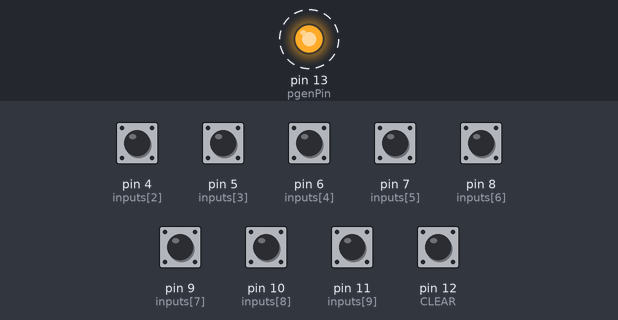
Bench run of a sketch on a simulated Arduino Uno, built with avr-gcc and run on an emulated ATmega328P. On the bench: output pins drawn as LEDs (lit = HIGH). Dashed ring = blinking. The inputs (shaded band) are chosen by the test bench; at power-on: pin 4 (inputs[2]), pin 5 (inputs[3]), pin 6 (inputs[4]), pin 7 (inputs[5]), pin 8 (inputs[6]), pin 9 (inputs[7]), pin 10 (inputs[8]), pin 11 (inputs[9]), pin 12 (CLEAR) HIGH. What the sketch prints to the serial monitor is not drawn.

Above: at 1.27 s.
1.3 s: pin 4 (inputs[2]) pulled LOW for 0.15 s
Timing chart, 0 to 10.3 s (numbered marks = the images above; inputs shaded):
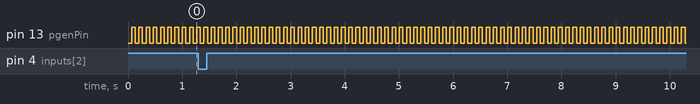

The sketch:

multiple_flowmeters_mega_5-9-2016_ver2.ino
```cpp
/*
Pulse Period Measurement of 10 Flow Sensors
-------------------------------------------------------------------------------------
• accurate measurements by using Arduino micros() function
• determines leading edge of pulses without use of iterrupts
• calculates pulse periods, frequencies, flow rates, totalized volumes
• includes pulse generator for testing, simulation and troubleshooting
• easily adapted for testing other sensors and pulse quantities (energy, optic, etc.)
- dlloyd ----------------------------------------------------------------------------*/

// constants
const byte pgenPin = 13;  // PGEN pin number
const byte CLEAR = 12;    // CLEAR pin number
const byte inputs[] = {2, 3, 4, 5, 6, 7, 8, 9, 10, 11}; // input pins
const double pulseConstant[] = {7.5, 7.5, 7.5, 7.5, 7.5, 7.5, 7.5, 7.5, 7.5, 7.5}; // pulse constants
const byte qty = sizeof(inputs);

#include <SoftwareSerial.h>


const int rxpin = 2;           // pin used to receive (not used in this version)
const int txpin = 3;           // pin used to send to LCD
SoftwareSerial serial_lcd(rxpin, txpin); // new serial port on pins 2 and 3

// variables

double pgenFrequency = 7.5;   // pulse generator frequency (Hz)

long previousMillis = 0;
long pgenInterval = 1000000 / (pgenFrequency * 2);
byte pgenState = LOW;
long pgenPreviousMicros = 0;
long startTime[qty];
byte inputsState[qty];
byte inputsPrevious[qty];
double pulsePeriod[qty];
double pulseFrequency[qty];
double pulseMultiplier[qty];
double flowRate[qty];
double pulseVolume[qty];
double totalVolume[qty];

void setup() {
 Serial.begin(115200);
 Serial.print("");

 Serial.begin(9600); // 9600 baud for the built-in serial port
 serial_lcd.begin(9600); //initialize the software serial port also for 9600


 //Serial1.begin(9600);
 //Serial1.print("");
 //Serial2.begin(9600);
 //Serial2.print("");

 pinMode(pgenPin, OUTPUT);
 pinMode(CLEAR, INPUT_PULLUP);
 for (int i = 0; i < qty; i++) {
   pinMode(inputs[i], INPUT_PULLUP);
   pulseVolume[i] = 1.0 / (pulseConstant[i] * 60);
   pulseMultiplier[i] = 1.0 / (pulseConstant[i]);
 }
 clr(); // initialize arrays
}

int number = 0;

void loop()
{
 pgen();  // run pulse generator

 if (digitalRead (CLEAR) == LOW) {  // check CLEAR push button
   clr();
 }
 pulseMeasure();  // run flow tests, calculations and print results
}


// functions -----------------------------------------------------

void pulseMeasure() {

 for (int i = 0; i < qty; i++) {
   inputsState[i] = digitalRead(inputs[i]);                   // read the inputs

   if ((inputsState[i] == 1) && (inputsPrevious[i] == 0)) {   // if rising
     pulsePeriod[i] = (micros() - startTime[i]) * 0.000001;   // test duration (sec)
     pulseFrequency[i] = 1 / pulsePeriod[i];                  // input frequency (Hz)
     flowRate[i] = pulseFrequency[i] * pulseMultiplier[i];    //  1.0 / pulseConstant[i] (L/min)
     totalVolume[i] = totalVolume[i] + pulseVolume[i];        // totalized volume (L)

     if (millis() - previousMillis > 250) {                   // update interval (milliseconds)
       Serial.print(i); Serial.print(": ");
  //     Serial.print(pulsePeriod[i], 6); Serial.print(" sec, ");
  //     Serial.print(pulseFrequency[i], 3); Serial.print(" Hz, ");
  //     Serial.print(flowRate[i], 3); Serial.print(" L/min, ");
  //     Serial.print(totalVolume[i], 6); Serial.print(" L");
  //     Serial.println();
  serial_lcd.print("The number is ");  // send text to the LCD
  serial_lcd.println(number);          // send the number on the LCD

  Serial.print("The number is ");      // send text to the hardware port
  Serial.println(number);              // to output on Arduino Serial Monitor


       previousMillis = millis();
     }
     startTime[i] = micros();
   }
   inputsPrevious[i] = inputsState[i];
 }
}

void pgen() {
 // check to see if it's time to pulse the PGEN; that is, if the
 // difference between the current time and last time you pulsed
 // the PGEN is bigger than the interval to changed its output state.
 unsigned long pgenCurrentMicros = micros();

 if (pgenCurrentMicros - pgenPreviousMicros > pgenInterval) {
   // save the last time you pulsed the PGEN
   pgenPreviousMicros = pgenCurrentMicros;

   // if the PGEN output is off turn it on and vice-versa:
   if (pgenState == LOW)
     pgenState = HIGH;
   else
     pgenState = LOW;

   digitalWrite(pgenPin, pgenState);
 }
}

void clr() {
 for (int i = 0; i < qty; i++) {
   startTime[i] = micros();
   inputsState[i] = 0;
   inputsPrevious[i] = 1;
   pulsePeriod[i] = 0;
   pulseFrequency[i] = 0;
   flowRate[i] = 0;
   totalVolume[i] = 0;
 }
}
```

Measured:
- by itself, pin 13 (pgenPin): alternates HIGH for 0.07 s and LOW for 0.07 s
